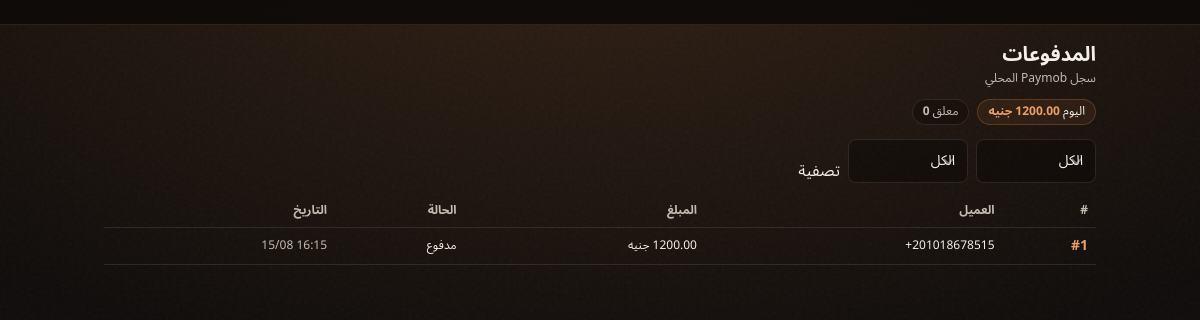
Before: /k/money/ (signed in) with the older database file.
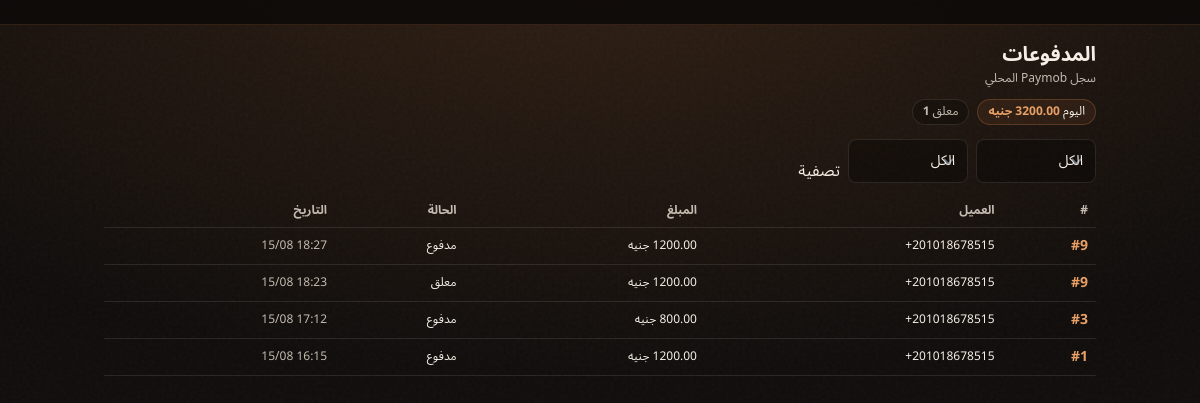
After: the same page with the newer database file.
### payments/models.py (models this page shows, shortened)
class Payment(models.Model):
    class Status(models.TextChoices):
        PENDING = 'pending', _('Pending')
        PAID = 'paid', _('Paid')
        FAILED = 'failed', _('Failed')
    order = models.ForeignKey(
        Order,
        on_delete=models.PROTECT,
        related_name='payments',
    )
    amount_piasters = models.PositiveIntegerField(
        help_text='Amount in piasters (10000 = 100.00 EGP)',
    )
    status = models.CharField(
        max_length=10,
        choices=Status.choices,
        default=Status.PENDING,
        db_index=True,
    )
    paymob_intention_id = models.CharField(max_length=100, blank=True)
    paymob_transaction_id = models.CharField(
        max_length=100,
        unique=True,
        null=True,
        blank=True,
        help_text='Paymob obj.id — unique for idempotent webhook handling',
    )
    created_at = models.DateTimeField(auto_now_add=True)
    updated_at = models.DateTimeField(auto_now=True)
    class Meta:
        ordering = ['-created_at']

### jobs/models.py (models this page shows, shortened)
class Order(models.Model):
    class Status(models.TextChoices):
        PENDING_REVIEW = 'pending_review', _('Pending review')
        QUOTED = 'quoted', _('Quoted')
        PAID = 'paid', _('Paid')
        IN_PROGRESS = 'in_progress', _('In progress')
        READY_FOR_PICKUP = 'ready_for_pickup', _('Ready for pickup')
        COMPLETED = 'completed', _('Completed')
        CANCELLED = 'cancelled', _('Cancelled')
    status = models.CharField(
        max_length=20,
        choices=Status.choices,
        default=Status.PENDING_REVIEW,
        db_index=True,
    )
    customer = models.ForeignKey(
        Customer,
        on_delete=models.PROTECT,
        related_name='orders',
    )
    labels = models.ManyToManyField(Label, blank=True, related_name='orders')
    diagnostic = models.ForeignKey(
        Diagnostic,
        on_delete=models.SET_NULL,
        null=True,
        blank=True,
        related_name='orders',
        help_text='Source template used at quote time',
    )
    suggested_diagnostic = models.ForeignKey(
        Diagnostic,
        on_delete=models.SET_NULL,
        null=True,
        blank=True,
        related_name='suggested_orders',
        help_text='Tagger suggestion for Kareem to confirm or override at quote time',
    )
    quoted_title_ar = models.CharField(max_length=200, blank=True)
    quoted_title_en = models.CharField(max_length=200, blank=True)
    quoted_price = models.DecimalField(
        max_digits=10,
        decimal_places=2,
        null=True,
        blank=True,
        help_text='Snapshotted EGP price at quote time',
    )
    kareem_note = models.TextField(blank=True)
    created_at = models.DateTimeField(auto_now_add=True)
    updated_at = models.DateTimeField(auto_now=True)
    class Meta:
        ordering = ['-created_at']

### accounts/models.py (models this page shows, shortened)
class Customer(models.Model):
    phone = models.CharField(
        max_length=16,
        unique=True,
        validators=[E164_VALIDATOR],
        help_text='E.164 format, e.g. +201012345678',
    )
    created_at = models.DateTimeField(auto_now_add=True)
    class Meta:
        ordering = ['-created_at']

### jobs/kareem_views.py (the view)
# urls.py: path('money/', kareem_money, name='kareem-money'),
@staff_required
def kareem_money(request):
    status_filter = request.GET.get('status', '').strip()
    date_filter = request.GET.get('date', 'all').strip()
    payments = Payment.objects.select_related(
        'order', 'order__customer',
    ).order_by('-created_at')
    if status_filter in dict(Payment.Status.choices):
        payments = payments.filter(status=status_filter)
    today = timezone.localdate()
    if date_filter == 'today':
        payments = payments.filter(created_at__date=today)
    elif date_filter == 'week':
        week_start = today - timezone.timedelta(days=7)
        payments = payments.filter(created_at__date__gte=week_start)
    return render(
        request,
        'mechanic/money.html',
        {
            'nav_active': 'money',
            'payments': payments,
            'status_filter': status_filter,
            'date_filter': date_filter,
            'status_choices': Payment.Status.choices,
            'pay_summary': payment_summary(),
        },
    )

### accounts/context_processors.py (called while the page is built)
def customer_session(request):
    return {'session_customer': get_customer(request)}

### accounts/customer_session.py (called while the page is built)
def get_customer(request) -> Customer | None:
    customer_id = request.session.get(SESSION_KEY)
    if not customer_id:
        return None
    return Customer.objects.filter(pk=customer_id).first()

### jobs/kareem_analytics.py (called while the page is built)
def payment_summary():
    today = timezone.localdate()
    week_start = today - timezone.timedelta(days=7)
    today_paid = Payment.objects.filter(
        status=Payment.Status.PAID,
        created_at__date=today,
    ).aggregate(total=Sum('amount_piasters'))['total'] or 0
    pending_count = Payment.objects.filter(status=Payment.Status.PENDING).count()
    failed_today = Payment.objects.filter(
        status=Payment.Status.FAILED,
        created_at__date=today,
    ).count()
    week_paid = Payment.objects.filter(
        status=Payment.Status.PAID,
        created_at__date__gte=week_start,
    ).aggregate(total=Sum('amount_piasters'))['total'] or 0
    return {
        'today_paid_piasters': today_paid,
        'week_paid_piasters': week_paid,
        'pending_count': pending_count,
        'failed_today': failed_today,
    }

### templates/mechanic/money.html (shortened to what this page needs)
{% extends "mechanic/base.html" %}
{% load warsha_ui i18n %}
{% block mechanic_content %}
<c-page-card>
  <div>
    <h1 class="text-xl font-extrabold text-paper">{% trans "Payments" %}</h1>
    <p class="mt-0.5 text-xs text-paper-muted">{% trans "Local Paymob ledger" %}</p>
  </div>
  <div class="mt-3 flex flex-wrap gap-2">
    <span class="rounded-full border border-copper/30 bg-copper/10 px-2.5 py-1 text-xs">
      {% trans "Today" %} <strong class="text-copper-bright"><bdi dir="ltr">{{ pay_summary.today_paid_piasters|piasters_egp }}</bdi> {% trans "EGP" %}</strong>
    </span>
    <span class="rounded-full border border-white/10 bg-black/25 px-2.5 py-1 text-xs text-paper-muted">
      {% trans "Pending" %} <strong>{{ pay_summary.pending_count }}</strong>
    </span>
  </div>
  <form method="get" class="mt-3 flex flex-wrap items-end gap-2">
    <c-field class="min-w-[120px]" label="{% trans 'Status' %}" for_id="status">
      <select id="status" name="status" class="mt-0.5 w-full rounded-lg border border-white/10 bg-black/30 px-3 py-2 text-sm text-paper focus:border-copper-bright focus:outline-none">
        <option value="">{% trans "All" %}</option>
      </select>
    </c-field>
    <c-field class="min-w-[120px]" label="{% trans 'Date' %}" for_id="date">
      <select id="date" name="date" class="mt-0.5 w-full rounded-lg border border-white/10 bg-black/30 px-3 py-2 text-sm text-paper focus:border-copper-bright focus:outline-none">
        <option value="all" {% if date_filter == 'all' %}selected{% endif %}>{% trans "All" %}</option>
      </select>
    </c-field>
    <c-btn-pill variant="primary" type="submit">{% trans "Filter" %}</c-btn-pill>
  </form>
  {% if payments %}
    <div class="mt-3 hidden overflow-x-auto md:block">
      <table class="w-full border-collapse text-sm">
        <thead>
          <tr class="border-b border-white/10 text-xs text-paper-muted">
            <th class="px-2 py-2 text-start">#</th>
            <th class="px-2 py-2 text-start">{% trans "Customer" %}</th>
            <th class="px-2 py-2 text-start">{% trans "Amount" %}</th>
            <th class="px-2 py-2 text-start">{% trans "Status" %}</th>
            <th class="px-2 py-2 text-start">{% trans "Date" %}</th>
          </tr>
        </thead>
        <tbody>
          {% for payment in payments %}
            <tr class="border-b border-white/10 hover:bg-copper/5">
              <td class="px-2 py-2">
                <a href="{% url 'kareem-request-detail' order_id=payment.order_id %}" class="font-bold text-copper-bright no-underline">
                  <bdi dir="ltr">#{{ payment.order_id }}</bdi>
                </a>
              </td>
              <td class="px-2 py-2 text-xs"><bdi dir="ltr">{{ payment.order.customer.phone }}</bdi></td>
              <td class="px-2 py-2 text-xs"><bdi dir="ltr">{{ payment.amount_piasters|piasters_egp }}</bdi> {% trans "EGP" %}</td>
              <td class="px-2 py-2 text-xs">{{ payment.get_status_display }}</td>
              <td class="px-2 py-2 text-xs text-paper-muted"><bdi dir="ltr">{{ payment.created_at|date:"d/m H:i" }}</bdi></td>
            </tr>
          {% endfor %}
        </tbody>
      </table>
    </div>
  {% else %}
    <p class="mt-3 text-sm text-paper-muted">{% trans "No payments." %}</p>
  {% endif %}
</c-page-card>
{% endblock %}

Changed rows visible on the page:
added Payment: order_id "9", order.customer.phone "+201018678515", amount_piasters|piasters_egp "1200.00", status "مدفوع", created_at "15/08 18:27"
added Payment: order_id "9", order.customer.phone "+201018678515", amount_piasters|piasters_egp "1200.00", status "معلق", created_at "15/08 18:23"
added Payment: order_id "3", order.customer.phone "+201018678515", amount_piasters|piasters_egp "800.00", status "مدفوع", created_at "15/08 17:12"
Other visible differences:
{{ pay_summary.today_paid_piasters|piasters_egp }}: "1200.00" → "3200.00"
{{ pay_summary.pending_count }}: "0" → "1"
